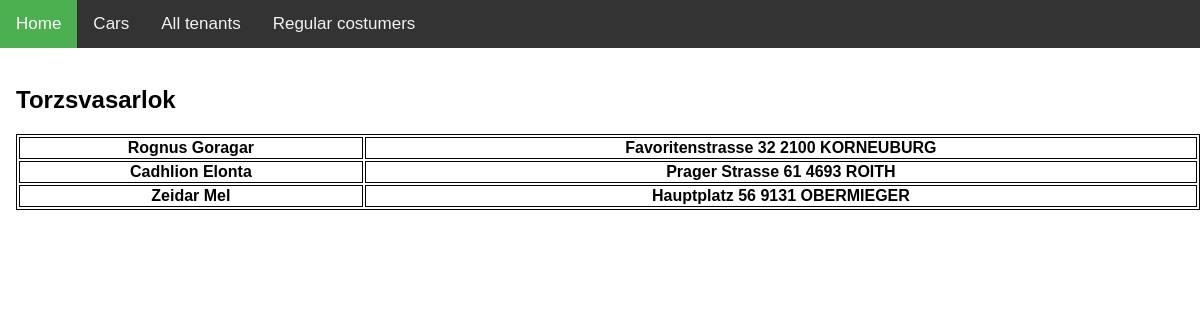
The app's page /?regular with its own data.
### tables this page shows
CREATE TABLE `Tenants`(
    `id` int PRIMARY KEY AUTO_INCREMENT,
    `name` varchar(80) COMMENT 'A bérlő neve',
    `address` varchar(200) COMMENT 'A bérlő lakcíme irsz,város,utca,házszám egyben',
    `regCostumer` ENUM( '0', '1' ) COMMENT '0 vagy 1 attól függően, hogy törzsvásárló vagy sem'
)DEFAULT CHARSET = UTF8 COMMENT 'A vásárlókat tartalmazó tábla';

### index.php (called while the page is built, shortened)
<?php
require_once APP.'Templates/_layout.php';
?>

### Application/Core/regularCostumers.php (called while the page is built)
<?php
require_once APP.'database.php';
$allCar = $pdo->prepare("SELECT * FROM `tenants` WHERE `regCostumer`='1'");
$allCar->execute();
$result = $allCar->fetchAll();
?>

### Application/Templates/regularCostumersView.php (the view)
<?php
require_once APP.'Core/regularCostumers.php';
echo '<h2>Torzsvasarlok</h2>';
echo '<table style="width:100%">';
foreach($result as $regCos) {
  echo '
  <tr>
    <th>' . $regCos['name'] . '</th>
    <th>' . $regCos['address'] . '</th>
  </tr>';
}
echo '</table>';
?>

### Application/Style/style.css (style rules this page uses)
body { margin: 0; font-family: Arial, Helvetica, sans-serif; }
table, th, td { border: 1px solid black; }

### records on screen
tenants: name "Rognus Goragar", address "Favoritenstrasse 32 2100 KORNEUBURG"
tenants: name "Cadhlion Elonta", address "Prager Strasse 61 4693 ROITH"
tenants: name "Zeidar Mel", address "Hauptplatz 56 9131 OBERMIEGER"
